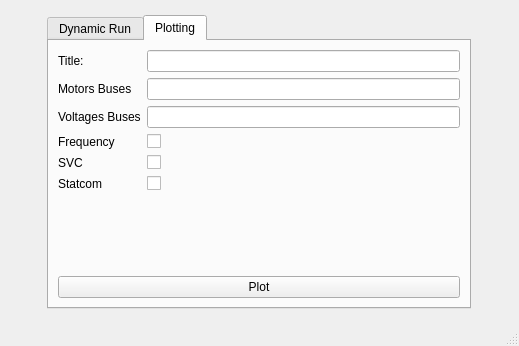
<?xml version="1.0" encoding="UTF-8"?>
<ui version="4.0">
 <author>Abdullah AlOthman</author>
 <class>MainWindow</class>
 <widget class="QMainWindow" name="MainWindow">
  <property name="geometry">
   <rect>
    <x>0</x>
    <y>0</y>
    <width>519</width>
    <height>346</height>
   </rect>
  </property>
  <property name="windowTitle">
   <string>MainWindow</string>
  </property>
  <widget class="QWidget" name="centralwidget">
   <layout class="QHBoxLayout" name="horizontalLayout_9">
    <item>
     <widget class="QTabWidget" name="verticalTabWidget">
      <property name="sizePolicy">
       <sizepolicy hsizetype="Fixed" vsizetype="Fixed">
        <horstretch>0</horstretch>
        <verstretch>0</verstretch>
       </sizepolicy>
      </property>
      <property name="currentIndex">
       <number>1</number>
      </property>
      <widget class="QWidget" name="solveTab">
       <attribute name="title">
        <string>Dynamic Run</string>
       </attribute>
       <layout class="QVBoxLayout" name="verticalLayout_3">
        <item>
         <layout class="QVBoxLayout" name="verticalLayout">
          <item>
           <layout class="QHBoxLayout" name="horizontalLayout">
            <item>
             <widget class="QLabel" name="label_2">
              <property name="text">
               <string>Study Directory:</string>
              </property>
             </widget>
            </item>
            <item>
             <widget class="QPushButton" name="btnStudyDir">
              <property name="sizePolicy">
               <sizepolicy hsizetype="Fixed" vsizetype="Fixed">
                <horstretch>0</horstretch>
                <verstretch>0</verstretch>
               </sizepolicy>
              </property>
              <property name="text">
               <string>Select</string>
              </property>
             </widget>
            </item>
            <item>
             <widget class="QLabel" name="label_7">
              <property name="text">
               <string/>
              </property>
             </widget>
            </item>
           </layout>
          </item>
          <item>
           <layout class="QHBoxLayout" name="horizontalLayout_2">
            <item>
             <widget class="QLabel" name="label">
              <property name="text">
               <string>Case File:</string>
              </property>
             </widget>
            </item>
            <item>
             <widget class="QPushButton" name="btnCase">
              <property name="sizePolicy">
               <sizepolicy hsizetype="Fixed" vsizetype="Fixed">
                <horstretch>0</horstretch>
                <verstretch>0</verstretch>
               </sizepolicy>
              </property>
              <property name="text">
               <string>Select</string>
              </property>
             </widget>
            </item>
            <item>
             <widget class="QLabel" name="label_8">
              <property name="text">
               <string/>
              </property>
             </widget>
            </item>
           </layout>
          </item>
          <item>
           <layout class="QHBoxLayout" name="horizontalLayout_5">
            <item>
             <widget class="QLabel" name="label_3">
              <property name="text">
               <string>Dyr File:</string>
              </property>
             </widget>
            </item>
            <item>
             <widget class="QPushButton" name="btnDyr">
              <property name="sizePolicy">
               <sizepolicy hsizetype="Fixed" vsizetype="Fixed">
                <horstretch>0</horstretch>
                <verstretch>0</verstretch>
               </sizepolicy>
              </property>
              <property name="text">
               <string>Select</string>
              </property>
             </widget>
            </item>
            <item>
             <widget class="QLabel" name="label_9">
              <property name="text">
               <string/>
              </property>
             </widget>
            </item>
           </layout>
          </item>
          <item>
           <layout class="QHBoxLayout" name="horizontalLayout_6">
            <item>
             <widget class="QLabel" name="label_4">
              <property name="text">
               <string>DLL File:</string>
              </property>
             </widget>
            </item>
            <item>
             <widget class="QPushButton" name="btnDLL">
              <property name="sizePolicy">
               <sizepolicy hsizetype="Fixed" vsizetype="Fixed">
                <horstretch>0</horstretch>
                <verstretch>0</verstretch>
               </sizepolicy>
              </property>
              <property name="text">
               <string>Select</string>
              </property>
             </widget>
            </item>
            <item>
             <widget class="QLabel" name="label_10">
              <property name="sizePolicy">
               <sizepolicy hsizetype="Minimum" vsizetype="Preferred">
                <horstretch>0</horstretch>
                <verstretch>0</verstretch>
               </sizepolicy>
              </property>
              <property name="text">
               <string/>
              </property>
             </widget>
            </item>
           </layout>
          </item>
          <item>
           <layout class="QHBoxLayout" name="horizontalLayout_3">
            <item>
             <widget class="QLabel" name="label_5">
              <property name="text">
               <string>Zone Number</string>
              </property>
             </widget>
            </item>
            <item>
             <widget class="QLineEdit" name="txtZoneNum">
              <property name="sizePolicy">
               <sizepolicy hsizetype="Preferred" vsizetype="Fixed">
                <horstretch>0</horstretch>
                <verstretch>0</verstretch>
               </sizepolicy>
              </property>
             </widget>
            </item>
            <item>
             <spacer name="horizontalSpacer_2">
              <property name="orientation">
               <enum>Qt::Horizontal</enum>
              </property>
              <property name="sizeHint" stdset="0">
               <size>
                <width>40</width>
                <height>20</height>
               </size>
              </property>
             </spacer>
            </item>
           </layout>
          </item>
          <item>
           <layout class="QHBoxLayout" name="horizontalLayout_4">
            <item>
             <widget class="QLabel" name="label_6">
              <property name="text">
               <string>Fault Bus Number</string>
              </property>
             </widget>
            </item>
            <item>
             <widget class="QLineEdit" name="txtFault">
              <property name="sizePolicy">
               <sizepolicy hsizetype="Preferred" vsizetype="Fixed">
                <horstretch>0</horstretch>
                <verstretch>0</verstretch>
               </sizepolicy>
              </property>
             </widget>
            </item>
            <item>
             <spacer name="horizontalSpacer">
              <property name="orientation">
               <enum>Qt::Horizontal</enum>
              </property>
              <property name="sizeHint" stdset="0">
               <size>
                <width>40</width>
                <height>20</height>
               </size>
              </property>
             </spacer>
            </item>
           </layout>
          </item>
         </layout>
        </item>
        <item>
         <layout class="QVBoxLayout" name="verticalLayout_2">
          <item>
           <layout class="QHBoxLayout" name="horizontalLayout_7">
            <item>
             <widget class="QLabel" name="label_11">
              <property name="text">
               <string>Trip:</string>
              </property>
             </widget>
            </item>
            <item>
             <widget class="QComboBox" name="comboBoxTripType">
              <item>
               <property name="text">
                <string>Branch</string>
               </property>
              </item>
              <item>
               <property name="text">
                <string>Three winding Transformer</string>
               </property>
              </item>
              <item>
               <property name="text">
                <string>Generation Unit</string>
               </property>
              </item>
             </widget>
            </item>
            <item>
             <spacer name="horizontalSpacer_3">
              <property name="orientation">
               <enum>Qt::Horizontal</enum>
              </property>
              <property name="sizeHint" stdset="0">
               <size>
                <width>40</width>
                <height>20</height>
               </size>
              </property>
             </spacer>
            </item>
           </layout>
          </item>
          <item>
           <layout class="QHBoxLayout" name="horizontalLayout_8">
            <item>
             <widget class="QLabel" name="label_12">
              <property name="text">
               <string>From</string>
              </property>
             </widget>
            </item>
            <item>
             <widget class="QLineEdit" name="lineEdit"/>
            </item>
            <item>
             <widget class="QLabel" name="label_13">
              <property name="text">
               <string>to</string>
              </property>
             </widget>
            </item>
            <item>
             <widget class="QLineEdit" name="lineEdit_2"/>
            </item>
            <item>
             <widget class="QLabel" name="label_14">
              <property name="text">
               <string>to</string>
              </property>
             </widget>
            </item>
            <item>
             <widget class="QLineEdit" name="lineEdit_3"/>
            </item>
           </layout>
          </item>
         </layout>
        </item>
        <item>
         <widget class="QPushButton" name="pushButton">
          <property name="text">
           <string>Solve</string>
          </property>
         </widget>
        </item>
       </layout>
      </widget>
      <widget class="QWidget" name="plotting">
       <attribute name="title">
        <string>Plotting</string>
       </attribute>
       <layout class="QVBoxLayout" name="verticalLayout_4">
        <item>
         <layout class="QFormLayout" name="formLayout">
          <property name="fieldGrowthPolicy">
           <enum>QFormLayout::AllNonFixedFieldsGrow</enum>
          </property>
          <item row="0" column="0">
           <widget class="QLabel" name="label_15">
            <property name="text">
             <string>Title:</string>
            </property>
           </widget>
          </item>
          <item row="0" column="1">
           <widget class="QLineEdit" name="lineEdit_4"/>
          </item>
          <item row="1" column="0">
           <widget class="QLabel" name="label_16">
            <property name="text">
             <string>Motors Buses</string>
            </property>
           </widget>
          </item>
          <item row="1" column="1">
           <widget class="QLineEdit" name="lineEdit_5"/>
          </item>
          <item row="2" column="0">
           <widget class="QLabel" name="label_17">
            <property name="text">
             <string>Voltages Buses</string>
            </property>
           </widget>
          </item>
          <item row="2" column="1">
           <widget class="QLineEdit" name="lineEdit_6"/>
          </item>
          <item row="3" column="0">
           <widget class="QLabel" name="label_18">
            <property name="text">
             <string>Frequency</string>
            </property>
           </widget>
          </item>
          <item row="3" column="1">
           <widget class="QCheckBox" name="checkBox">
            <property name="text">
             <string/>
            </property>
           </widget>
          </item>
          <item row="4" column="0">
           <widget class="QLabel" name="label_19">
            <property name="text">
             <string>SVC</string>
            </property>
           </widget>
          </item>
          <item row="4" column="1">
           <widget class="QCheckBox" name="checkBox_2">
            <property name="text">
             <string/>
            </property>
           </widget>
          </item>
          <item row="5" column="0">
           <widget class="QLabel" name="label_20">
            <property name="text">
             <string>Statcom</string>
            </property>
           </widget>
          </item>
          <item row="5" column="1">
           <widget class="QCheckBox" name="checkBox_3">
            <property name="text">
             <string/>
            </property>
           </widget>
          </item>
         </layout>
        </item>
        <item>
         <widget class="QPushButton" name="btnPlot">
          <property name="text">
           <string>Plot</string>
          </property>
         </widget>
        </item>
       </layout>
      </widget>
     </widget>
    </item>
   </layout>
  </widget>
  <widget class="QStatusBar" name="statusBar"/>
 </widget>
 <resources/>
 <connections/>
</ui>
